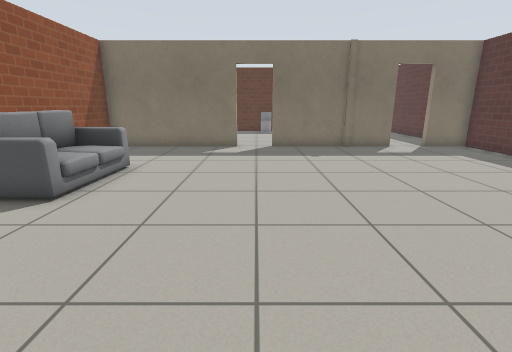
View 1 (above)

17 first-person views from a walk through a world built for the Gazebo simulator. The camera is 1 m above the floor, tilts 14° down and sees 85° across. The floor is counted in squares, 0.5 m on a side. Each view is taken from the middle of a square. On the plan, view 1 faces up. The plan holds only what a view shows up to about 17 squares ahead; the rest is blank. Gazebo's built-in surfaces are drawn with simple patterns. Some stock models are drawn as simple stand-ins. Some surface patterns are stand-ins.

View 2
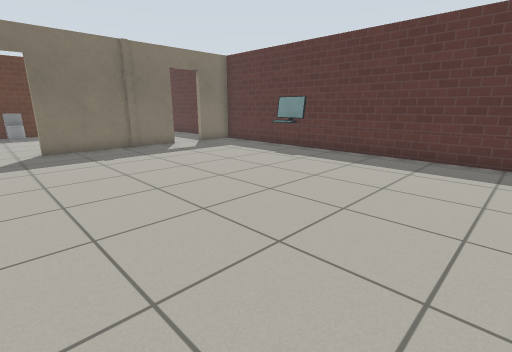

View 3
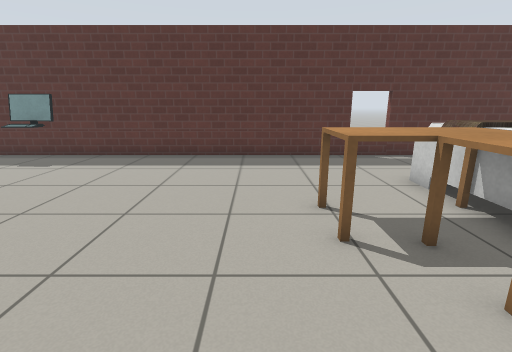

View 4
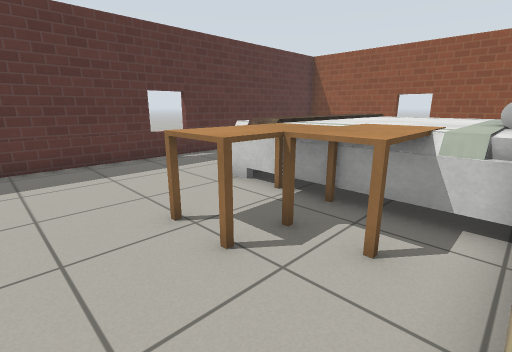

View 5
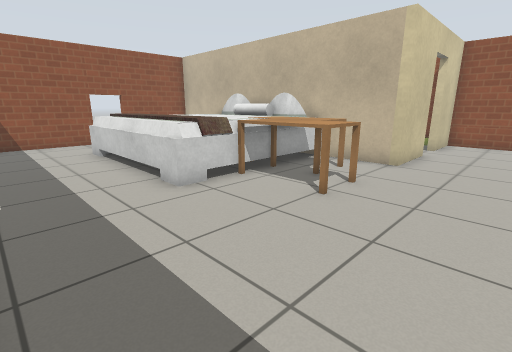

View 6
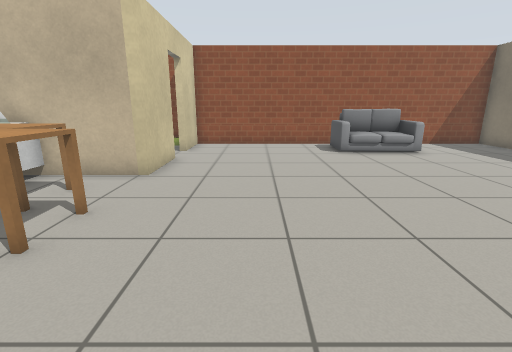

View 7
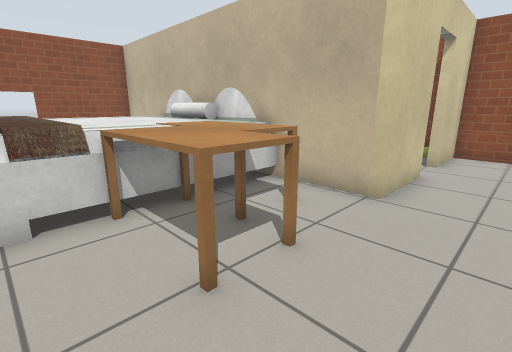

View 8
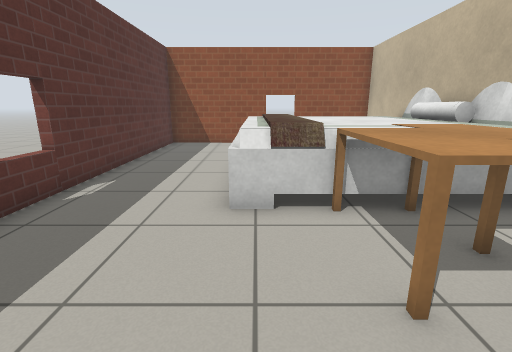

View 9
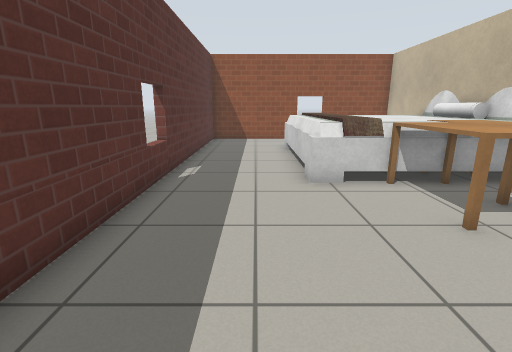

View 10
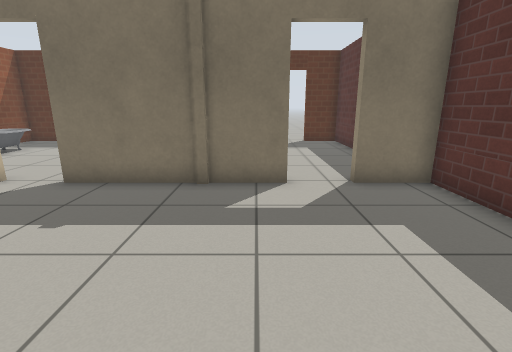

View 11
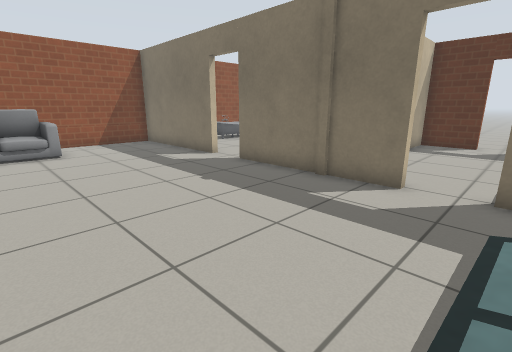

View 12
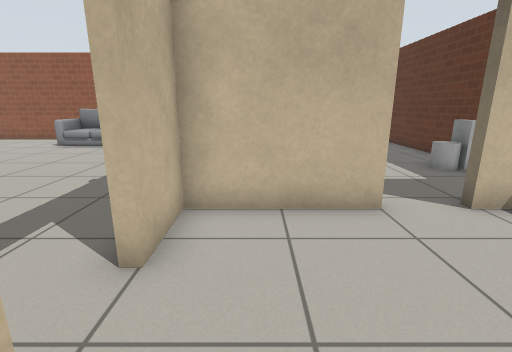

View 13
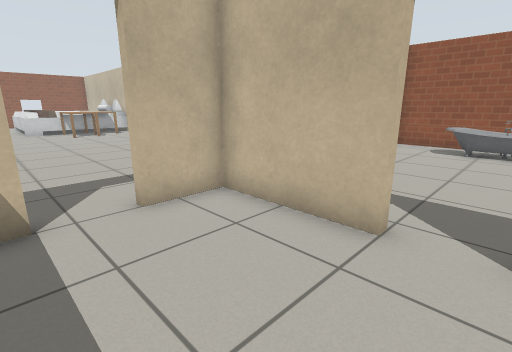

View 14
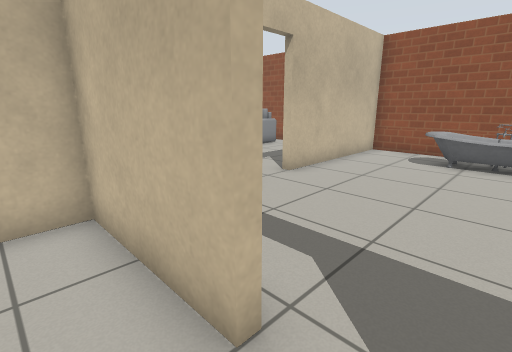

View 15
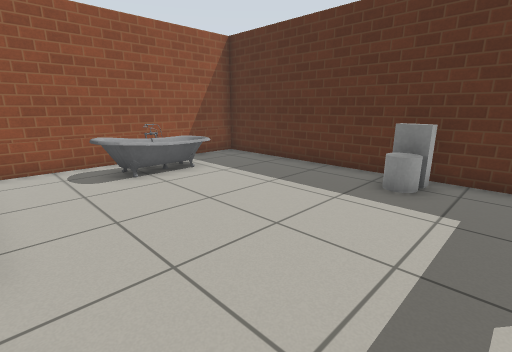

View 16
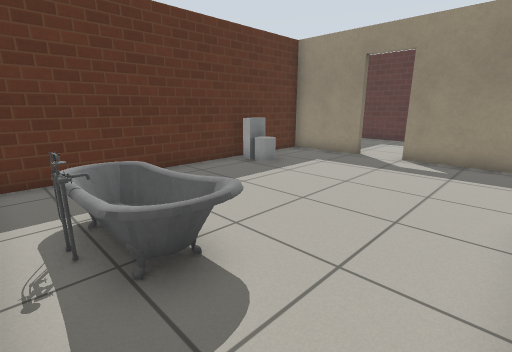

View 17
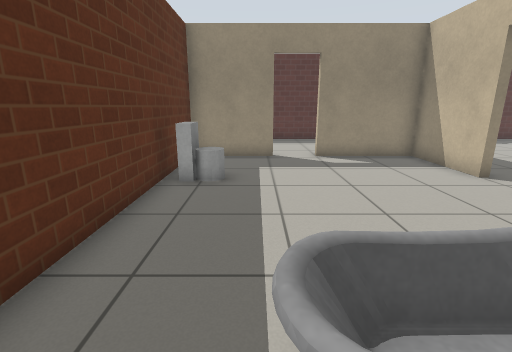

### Floor plan
Ten units are one square. View 1 is at (0, 0); x grows to the right and y downward. Boxes are objects, and circles mark ways between rooms. Rooms are numbered by the first view taken in them; rooms with no view inside come last. Other rooms are left out.
<svg viewBox="-78 -245 190 398">
<path fill="none" stroke="#000" d="M-30 12 -1 12 -1 45M-1 114 -1 148 107 148 107 -143 86 -143M-9 -143 -73 -143 -73 12 -48 12M69 -143 8 -143M107 -171 107 -236 89 -236M47 -186 47 -146 69 -146M71 -236 41 -236M86 -143 86 -146M47 -236 47 -202M8 -143 8 -146 44 -146 44 -185M44 -202 44 -236M41 -236 -73 -236 -73 -146 -9 -146"/>
<rect x="-65" y="-95" width="30" height="40" fill="#bbb"><title>sofa</title></rect>
<rect x="-5" y="45" width="70" height="70" fill="#bbb"><title>bed</title></rect>
<rect x="5" y="25" width="30" height="30" fill="#bbb"><title>table</title></rect>
<rect x="25" y="15" width="20" height="30" fill="#bbb"><title>table</title></rect>
<rect x="85" y="-95" width="20" height="20" fill="#bbb"><title>monitor</title></rect>
<rect x="-65" y="-215" width="20" height="50" fill="#bbb"><title>bathtub</title></rect>
<rect x="5" y="-235" width="10" height="20" fill="#bbb"><title>toilet</title></rect>
<circle cx="77" cy="-143" r="3" fill="#2a7"/>
<circle cx="-3" cy="-143" r="3" fill="#2a7"/>
<circle cx="45" cy="-195" r="3" fill="#2a7"/>
<text x="30" y="-10">1</text>
<text x="80" y="-190">2</text>
<text x="-20" y="-190">3</text>
</svg>
Room 1 opens to room 2. Room 1 opens to room 3. Room 2 opens to room 3.

Where each view was taken, in squares from view 1:
view 1: 0 up, 0 right, facing up
view 2: 0 up, 1 left, facing up-right
view 3: 0 up, 1 left, facing right
view 4: 1 up, 0 right, facing down-right
view 5: 2 up, 10 right, facing down-left
view 6: 2 up, 8 right, facing left
view 7: 1 up, 6 right, facing down-left
view 8: 1 up, 6 right, facing down
view 9: 3 up, 8 right, facing down
view 10: 7 up, 6 right, facing up
view 11: 7 up, 9 right, facing up-left
view 12: 16 up, 10 right, facing left
view 13: 20 up, 9 right, facing down-left
view 14: 20 up, 6 right, facing down-left
view 15: 15 up, 3 right, facing up-left
view 16: 15 up, 7 left, facing up-right
view 17: 21 up, 7 left, facing right
